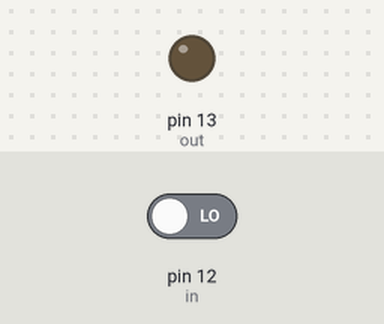
Bench run of a sketch on a simulated Arduino Uno, built with avr-gcc and run on an emulated ATmega328P. Parts: output pins drawn as LEDs (lit = HIGH). The test bench sets the inputs (shaded band); at power-on: pin 12 (in) LOW. What the sketch prints to the serial monitor is not drawn.

Above: at 1.2 s.
1.3 s: pin 12 (in) driven HIGH
At 2.5 s:
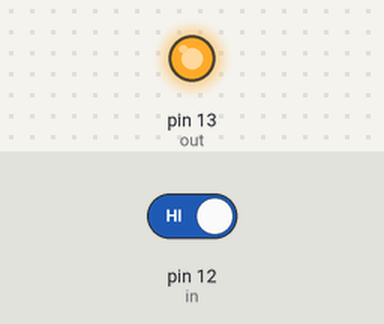
2.8 s: pin 12 (in) driven LOW
At 3.7 s:
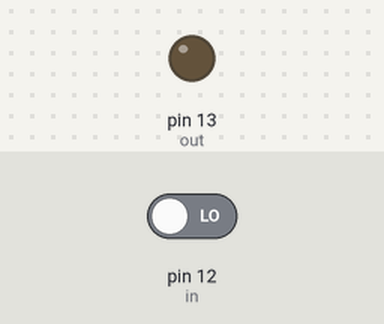
Timing chart, 0 to 5.8 s (numbered marks = the images above; inputs shaded):
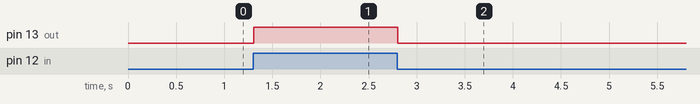

Measured:
- after the input at 1.3 s, pin 13 (out): LOW → HIGH at once
- after the input at 2.8 s, pin 13 (out): HIGH → LOW at once

The sketch:

pir.ino
```cpp
int out=13;
int in=12;

void setup() {

    Serial.begin(9600);

    pinMode(out,OUTPUT);
    pinMode(in,INPUT);

}

void loop() {

int  s=digitalRead(in);
  if(s==HIGH)
  {
    Serial.println("1");
    digitalWrite(out,HIGH);
    }
    else{

      Serial.println("0");

        digitalWrite(out,LOW);
      }


}
```
